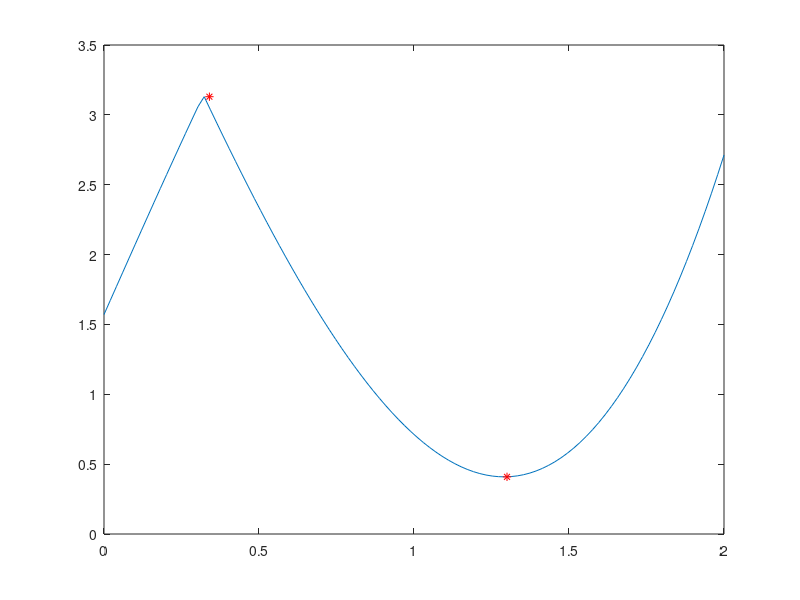

The MATLAB script that drew this image: (Note: this script raises an error after producing the figure.)
%% 1
a = 0;
b = 2;  
n = 100;
x = a:((b-a)/(n-1)):b;
f = acos(sin(x.^3 - 5*abs(x)));
plot(x, f);
[maxval, maxn] = max(f);
[minval, minn] = min(f);
maxx = maxn * (b - a) / n;
minx = minn * (b - a) / n;
hold on
plot(maxx, maxval, 'r*', minx, minval, 'r*');
hold off
maxval
minval
%% 2
n = input('enter prime number n\n');
if ~isprime(n)
        disp('number is not prime :(\n');
        return;
end
v = 7:14:n;
A = (1:n).' * ones(1, n) + 1
B = 1:(n+1)^2;
B1 = B(:);
B1 = B1(2:2:end)
B1 = [zeros(size(B1)).'; B1.']
if mod(n, 2) == 0
    B1 = [reshape(B1, [], 1); 0];
end
B1 = reshape(B1, [], n+1).'
B = reshape(B, [], n+1).' - 2.*B1
c = B(:);
D = B(:,end-1:end);
%% 3
A = randi([-2, 12], 5, 8)   
max_diag = max(diag(A))
max_ratio = max(prod(A, 2)./sum(A, 2))
A = sortrows(A)
%% 4
n = 3;
m = 4;
A = randi([0, 9], n, m)
if mod(m, 2) == 1
    disp('cant build matrix G\n');
    return;
end
R = A(1:2:end, 2:2:end);
B = A(2:2:end, 1:2:end);
G = A;
G(1:2:end, 2:2:end) = 0
G(2:2:end, 1:2:end) = 0
G = G(:, 1:2:end) + G(:, 2:2:end)
%% 5
n = 3;
m = 4;
a = randi([0, 9], n, 1)
b = randi([0, 9], m, 1)
r = [repelem(a, m), repmat(b, n, 1)]
%meshgrid 
%% 6
n = 3;
A = randi([0, 9], 3, n)
repelem(A, 1, n)
repmat(A, 1, n)
R = reshape(sqrt(sum(cross(repelem(A, 1, n), repmat(A, 1, n)).^2)), n, n)
%% 7
n = 3;
m = 2;
a = randi([-9, 9], n, 1)
b = randi([-9, 9], m, 1)
a1 = a(1:min(n, m));
b1 = b(1:min(n, m));
c = max(max(a1 - b1, 0) - min(a1 - b1, 0))
%% 8
n = 3;
k = 2;
A = randi([0, 9], k, n)
R = reshape(sqrt(sum((repelem(A, 1, n) - repmat(A, 1, n)).^2)), n, n)
%% 9 
num_tries = 100;
num_dims = 200;

my_res = zeros(num_dims, 1);
res = zeros(num_dims, 1);
for n = 1:num_dims
    R = zeros(n, n);
    my_cur = zeros(num_tries, 1);
    cur = zeros(num_tries, 1);
    tic;
    for i = 1:num_tries
        A = randi([0, 9], n, n);
        B = randi([0, 9], n, n);
        tic;
        R = my_add(A, B);
        my_cur(i) = toc;
        tic;
        R = A + B;
        cur(i) = toc;
    end
    my_res(n) = median(my_cur);
    res(n) = median(cur);
end
my_res
res
plot(1:num_dims, res);
hold on;
plot(1:num_dims, my_res);
hold off;
%% 10
n = 3
%a = randi([-9, 9], n, 1);
a = [3, 4, 5, 4, 3]
if all(a == flip(a))
    disp('vector is symmetrical :)\n');
else
    disp('vector is not symmetrical :(\n');
end
% all
%% 11
n = 1000;
a = 100;
b = 90;
v = rand(1, n) * a;
disp(['ratio of elements greater than ', num2str(b), ' to number of elements: ', num2str(sum(v > b) / n)]);
disp(['a/2b: ', num2str(a/(2*b))]);
%% 12 
%rectangles([1, 2, 3], 1:0.5:2)
simpson([0, 0.5, 1, 1.5, 2; 1, 2, 3, 4, 5], [0, 2, 3])

h = 0.01;        
a = 3;

subplot(3, 3, 1);
H = 0:h:a;
X = tril(repmat(H, size(H, 2), 1));
Y = tril(exp(-X.^2));
plot(H, trapz(H, Y.'));
title('trapz');
xlabel('x');
ylabel('F(x)');

subplot(3, 3, 2);
H = 0:h:a;
X = tril(repmat(H, size(H, 2), 1)) + triu(repmat(H.', 1, size(H, 2)), 1);
Y = exp(-X.^2);
plot(H, rectangles(Y, X));
title('rectangles');
xlabel('x');
ylabel('F(x)');

subplot(3, 3, 3);
H = 0:h/2:a;    
X = tril(repmat(H, size(H, 2), 1)) + triu(repmat(H.', 1, size(H, 2)), 1);
X = X(1:2:end, :);
Y = exp(-X.^2);
plot(H(1:2:end), simpson(Y, X));
title('simpson');
xlabel('x');
ylabel('F(x)');

D = logspace(0, -5, 100);
trapz_err = zeros(size(D, 2));
rectangles_err = zeros(size(D, 2));
simpson_err = zeros(size(D, 2));
trapz_time = zeros(size(D, 2));
rectangles_time = zeros(size(D, 2));
simpson_time = zeros(size(D, 2));

m = 100;
i = 1;
for h = D
    H = 0:h:a;
    Y = exp(-H.^2);
    for j = 1:m
        tic;
        val1 = trapz(H, Y);
        trapz_time(i) = trapz_time(i) + toc;
    end
    H = 0:h/2:a;
    Y = exp(-H.^2);
    val2 = trapz(H, Y);
    trapz_err(i) = abs(val2 - val1);
    
    H = 0:h:a;
    Y = exp(-H.^2);
    for j = 1:m
        tic;
        val1 = rectangles(Y, H);
        rectangles_time(i) = rectangles_time(i) + toc;
    end
    H = 0:h/2:a;
    Y = exp(-H.^2);
    val2 = rectangles(Y, H);
    rectangles_err(i) = abs(val2 - val1);

    H = 0:h/2:a;    
    Y = exp(-H.^2);
    for j = 1:m
        tic;
        val1 = simpson(Y, H);
        simpson_time(i) = simpson_time(i) + toc;
    end
    H = 0:h/4:a;    
    Y = exp(-H.^2);
    val2 = simpson(Y, H);
    simpson_err(i) = abs(val2 - val1);
    
    i = i + 1;
end

trapz_time = trapz_time / 100;
rectangles_time = rectangles_time / 100;
simpson_time = simpson_time / 100;

subplot(3, 3, 4);
loglog(D, trapz_err);
title('trapz error');
xlabel('h');
ylabel('error');

subplot(3, 3, 5);
loglog(D, rectangles_err);
title('rectangles error');
xlabel('h');
ylabel('error');

subplot(3, 3, 6);
loglog(D, simpson_err);
title('simpson error');
xlabel('h');
ylabel('error');

subplot(3, 3, 7);
loglog(D, trapz_time);
title('trapz time');
xlabel('h');
ylabel('t');

subplot(3, 3, 8);
loglog(D, rectangles_time);
title('rectangles time');
xlabel('h');
ylabel('t');

subplot(3, 3, 9);
loglog(D, simpson_time);
title('simpson time');
xlabel('h');
ylabel('t');
%% 13
f = @(x) exp(x.*sin(x));
df = @(x) exp(x.*sin(x)).*sin(x)+x.*exp(x.*sin(x)).*cos(x);

    
x = 1;
n = 1000;
H = logspace(-10, 1, n);

true = df(x);
middle = (f(x + H) - f(x - H)) ./ (2.*H);
left = (f(x + H) - f(x)) ./ H;

loglog(H, abs(true - left));
hold on;
loglog(H, abs(true - middle));
xlabel('step h');
ylabel('delta derivative');
legend('left','middle','Location','southeast');
hold off;


%%

function R = my_add(A, B)
    if (size(A) ~= size(B))
        disp('matrixes have different sizes\n');
        return
    end
    R = zeros(size(A));
    for i = 1:size(A, 1)
        for j = 1:size(A, 2)
            R(i, j) = A(i, j) + B(i, j);
        end
    end
end


function I = rectangles(Y, X)
    if ~exist('X', 'var')
        I = sum(Y(:, 1:end-1), 2);
    else
        I = sum(Y(:, 1:end-1) .* diff(X, 1, 2), 2);
        %disp(I(size(I, 1)))
    end
end

function I = simpson(Y, X) % size(Y) == 2n + 1 || [m, 2n + 1], size(X) == 2n + 1
    if ~exist('X', 'var')
        I = sum(Y(:, 1:2:end-2) + 4 * Y(:, 2:2:end-1) + Y(:, 3:2:end), 2) ./ 6;
    else
        I = sum((Y(:, 1:2:end-2) + 4 * Y(:, 2:2:end-1) + Y(:, 3:2:end)) .* diff(X(:,1:2:end), 1, 2), 2) ./ 6;
        %disp(I(size(I, 1)))
    end
end